Frame 1 (no input): blank canvas, image omitted
Frame 60 (no input): blank canvas, image omitted
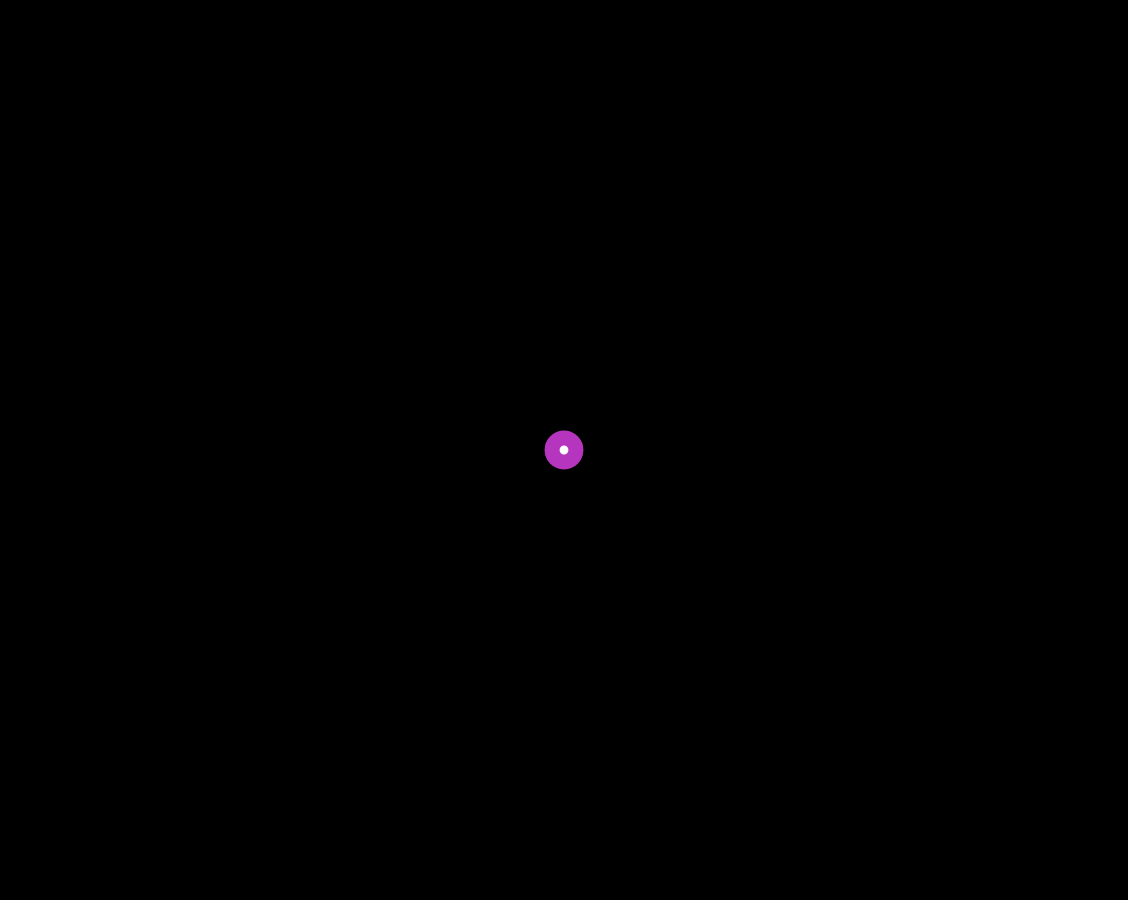
Frame 120 (the mouse pressed at the canvas centre since frame 60)

The p5.js sketch whose frames 1 and 60 were blank and that drew this single picture after the mouse press (run headless with seeded random() and noise() and a simulated clock; from frame 60 on, the mouse is pressed at the canvas centre):

// p5.js sketch
// ── sketch.js
let vw;
let vh;
let planets = [];
let numPlanets = 0;

//temporary Variables
let force = 0;
let pDistance = 0;
let acceleration = 0;
let tempx = 0;
let tempy = 0;
let angle = 0;

let worldBounds = true;

//constants
const G = 0.005;

function setup() {
  angleMode(DEGREES);

  vh = windowHeight*0.9;
  vw = windowWidth*0.94;

  createCanvas(vw, vh);
}

function draw() {
  background(0);

  if (numPlanets>0){
    for(i = 0; i < numPlanets; i++) {
      planetCollision(i);
    }
  }

  if (worldBounds = true && numPlanets > 0) {
    for(i = 0; i<numPlanets; i++) {
      if (planets[i].x + planets[i].r/2 >= vw) {
        planets[i].vx*=-1
      }
      if (planets[i].x - planets[i].r/2 <= 0) {
        planets[i].vx*=-1
      }
      if (planets[i].y + planets[i].r/2 >= vh) {
        planets[i].vy*=-1
      }
      if (planets[i].y - planets[i].r/2 <= 0) {
        planets[i].vy*=-1
      }
    }
  }

  if (numPlanets>0){ 
    for(i = 0; i<numPlanets; i++) {
    gravity(i);
    planets[i].move();
    planets[i].show();
    print(planets);
    }
  }
}

function mousePressed() {
  planets.push();
  planets[numPlanets] = new Planet();
  numPlanets++;
}

function gravity(i) {
  for (j = 0; j<numPlanets; j++) {
    if (j!=i) {
      pDistance = dist(planets[i].x, planets[i].y, planets[j].x, planets[j].y);
      force = (G*planets[i].mass*planets[j].mass)/(pDistance*pDistance);
      acceleration = force/planets[i].mass;

      //find Angle Between
      let v1 = createVector(1, 0);
      tempx = -planets[i].x+planets[j].x;
      tempy = -planets[i].y+planets[j].y;
      let v2 = createVector(tempx, tempy);
      angle = v1.angleBetween(v2);

      //add acceleration
      planets[i].vx += acceleration*cos(angle);
      planets[i].vy += acceleration*sin(angle);
    }
  }
}

function planetCollision(i) {
  for (j = 0; j<numPlanets; j++) {
    if (j != i) {
      distance = dist(planets[i].x, planets[i].y, planets[j].x, planets[j].y);
      if (distance <= (planets[i].r+planets[j].r)/2) {
        if (planets[i].mass >= planets[j].mass) {
          planets[i].mass += planets[j].mass;
          planets[i].r = sqrt(planets[i].mass/PI);
          planets.splice(j, 1);
        } else {
          planets[j].mass += planets[i].mass;
          planets[j].r = sqrt(planets[j].mass/PI);
          planets.splice(i, 1);
        } 
      numPlanets--;
      }
    }
  }
}

class Planet {
  constructor() {
    this.density = 1.5;
    this.colour = color(255, 255, 255);
    this.strokeColour = color(random(255), random(255), random(255));
    this.x = mouseX;
    this.y = mouseY;
    this.r = random(10, 50);
    this.mass = this.massCalc(this.r);
    
    this.vy = 0;
    this.vx = 0;
  }
  
  massCalc(radius) {
    return radius*radius*PI*1;
  }

  colourCalc(mass) {
    this.colour = color(255-(mass/1000), 255-(mass/1000), 255-(mass/1000));
  }

  move() {
    this.x += this.vx;
    this.y += this.vy;
  }

  show() {  
    push();
    
    this.colourCalc(this.mass);
    strokeWeight(15);
    stroke(this.strokeColour);
    fill(this.colour);
    ellipse(this.x, this.y, this.r);
    pop();
  }
}
// ── style.css
html, body {
  margin: 0;
  padding: 0;
  background: black;
}

canvas {
  position: absolute;
  left: 50%;
  top: 50%;
  transform: translate(-50%, -50%);
  width: 50%;
  height: 50%;
  padding: 20px;
  text-align: center;
  border-radius: 30px;
}
